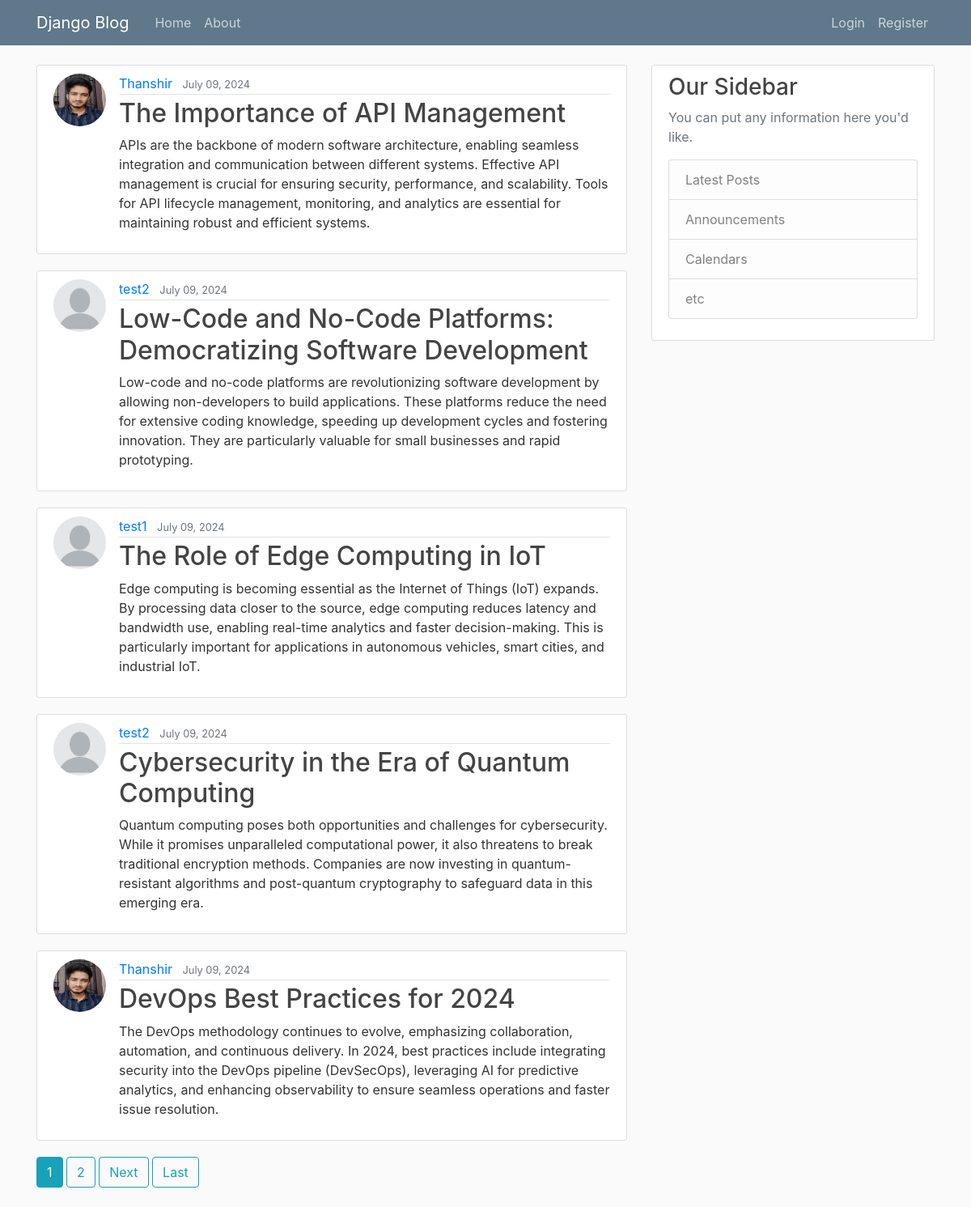
The page / on the database its author committed.
### blog/models.py (models this page shows, shortened)
class Post(models.Model):
    title=models.CharField(max_length=200)
    content=models.TextField()
    date_posted=models.DateTimeField(default=timezone.now)
    author=models.ForeignKey(User,on_delete=models.CASCADE)

### users/models.py (models this page shows, shortened)
class Profile(models.Model):
    user=models.OneToOneField(User, on_delete=models.CASCADE)
    img=models.ImageField(default='default.jpg', upload_to='profiles')

### blog/views.py (the view)
# urls.py: path('', PostListView.as_view(), name='home'),
class PostListView(ListView):
    model=Post
    template_name='blog/home.html'
    context_object_name='datas'
    ordering=['-date_posted']
    paginate_by=5

### templates/blog/home.html (shortened to what this page needs)
{% extends "blog/base.html" %}
{% block content %}
    {% for data in datas %}
    <article class="media content-section">
      <img class="rounded-circle article-img" src="{{ data.author.profile.img.url }}">
        <div class="media-body">
          <div class="article-metadata">
            <a class="mr-2" href="{% url 'user-posts' data.author.username %}">{{ data.author }}</a>
            <small class="text-muted">{{ data.date_posted|date:"F d, Y" }}</small>
          </div>
          <h2><a class="article-title" href="{% url 'post-detail' data.id %}">{{ data.title }}</a></h2>
          <p class="article-content">{{ data.content }}</p>
        </div>
      </article>
    {% endfor %}
    {% if is_paginated %}
      {% for num in page_obj.paginator.page_range %}
        {% if page_obj.number == num %}
          <a class="btn btn-info mb-4" href="?page={{ num }}">{{ num }}</a>
        {% elif num > page_obj.number|add:'-3' and num < page_obj.number|add:'3' %}
          <a class="btn btn-outline-info mb-4" href="?page={{ num }}">{{ num }}</a>
        {% endif %}
      {% endfor %}
      {% if page_obj.has_next %}
        <a class="btn btn-outline-info mb-4" href="?page={{ page_obj.next_page_number }}">Next</a>
        <a class="btn btn-outline-info mb-4" href="?page={{ page_obj.paginator.num_pages }}">Last</a>
      {% endif %}
    {% endif %}
{% endblock content %}

### templates/blog/base.html (shortened to what this page needs)
{% load static %}
<!DOCTYPE html>
<html lang="en">
<head>
     <link rel="stylesheet" href="https://cdn.jsdelivr.net/npm/bootstrap@4.0.0/dist/css/bootstrap.min.css">
     <link rel="stylesheet" type="text/css" href="{% static 'blog/main.css' %}">
</head>
<body>
    <header class="site-header">
        <nav class="navbar navbar-expand-md navbar-dark bg-steel fixed-top">
          <div class="container">
            <a class="navbar-brand mr-4" href="{% url 'home' %}">Django Blog</a>
            <div class="collapse navbar-collapse" id="navbarToggle">
              <div class="navbar-nav mr-auto">
                <a class="nav-item nav-link" href="{% url 'home' %}">Home</a>
                <a class="nav-item nav-link" href="{% url 'about' %}">About</a>
              </div>
              <div class="navbar-nav">
                {% if user.is_authenticated %}
                  <a class="nav-item nav-link" href="{% url 'post-create' %}">New Post</a>
                  <a class="nav-item nav-link" href="{% url 'profile' %}">Profile</a>
                  <a class="nav-item nav-link" href="{% url 'logout' %}">Logout</a>
                {% else %}
                  <a class="nav-item nav-link" href="{% url 'login' %}">Login</a>
                  <a class="nav-item nav-link" href="{% url 'register' %}">Register</a>
                {% endif %}
              </div>
            </div>
          </div>
        </nav>
      </header>
      <main role="main" class="container">
        <div class="row">
          <div class="col-md-8">
            {% block content %}{% endblock %}
          </div>
          <div class="col-md-4">
            <div class="content-section">
              <h3>Our Sidebar</h3>
              <p class='text-muted'>You can put any information here you'd like.
                <ul class="list-group">
                  <li class="list-group-item list-group-item-light">Latest Posts</li>
                  <li class="list-group-item list-group-item-light">Announcements</li>
                  <li class="list-group-item list-group-item-light">Calendars</li>
                  <li class="list-group-item list-group-item-light">etc</li>
                </ul>
              </p>
            </div>
          </div>
        </div>
      </main>
</body>
</html>

### static/blog/main.css (style rules this page uses)
body { background: #fafafa; color: #333333; margin-top: 5rem; }
h1, h2, h3, h4, h5, h6 { color: #444444; }
ul { margin: 0; }
.bg-steel { background-color: #5f788a; }
.site-header .navbar-nav .nav-link { color: #cbd5db; }
.content-section { background: #ffffff; padding: 10px 20px; border: 1px solid #dddddd; border-radius: 3px; margin-bottom: 20px; }
.article-title { color: #444444; }
.article-content { white-space: pre-line; }
.article-img { height: 65px; width: 65px; margin-right: 16px; }
.article-metadata { padding-bottom: 1px; margin-bottom: 4px; border-bottom: 1px solid #e3e3e3 }

### rows shown on the page
Post: author.profile.img (picture), author "Thanshir", date_posted "July 09, 2024", title "The Importance of API Management", content "APIs are the backbone of modern software architecture, enabling seamless integration and communication between different systems. Effective API management is crucial for ensuring security, performance, and scalability. Tools for API lifecycle management, monitoring, and analytics are essential for maintaining robust and efficient systems."
Post: author.profile.img (placeholder picture), author "test2", date_posted "July 09, 2024", title "Low-Code and No-Code Platforms: Democratizing Software Development", content "Low-code and no-code platforms are revolutionizing software development by allowing non-developers to build applications. These platforms reduce the need for extensive coding knowledge, speeding up development cycles and fostering innovation. They are particularly valuable for small businesses and rapid prototyping."
Post: author.profile.img (placeholder picture), author "test1", date_posted "July 09, 2024", title "The Role of Edge Computing in IoT", content "Edge computing is becoming essential as the Internet of Things (IoT) expands. By processing data closer to the source, edge computing reduces latency and bandwidth use, enabling real-time analytics and faster decision-making. This is particularly important for applications in autonomous vehicles, smart cities, and industrial IoT."
Post: author.profile.img (placeholder picture), author "test2", date_posted "July 09, 2024", title "Cybersecurity in the Era of Quantum Computing", content "Quantum computing poses both opportunities and challenges for cybersecurity. While it promises unparalleled computational power, it also threatens to break traditional encryption methods. Companies are now investing in quantum-resistant algorithms and post-quantum cryptography to safeguard data in this emerging era."
Post: author.profile.img (picture), author "Thanshir", date_posted "July 09, 2024", title "DevOps Best Practices for 2024", content "The DevOps methodology continues to evolve, emphasizing collaboration, automation, and continuous delivery. In 2024, best practices include integrating security into the DevOps pipeline (DevSecOps), leveraging AI for predictive analytics, and enhancing observability to ensure seamless operations and faster issue resolution."

### other values the page prints
{{ num }} "1"
{{ num }} "2"
